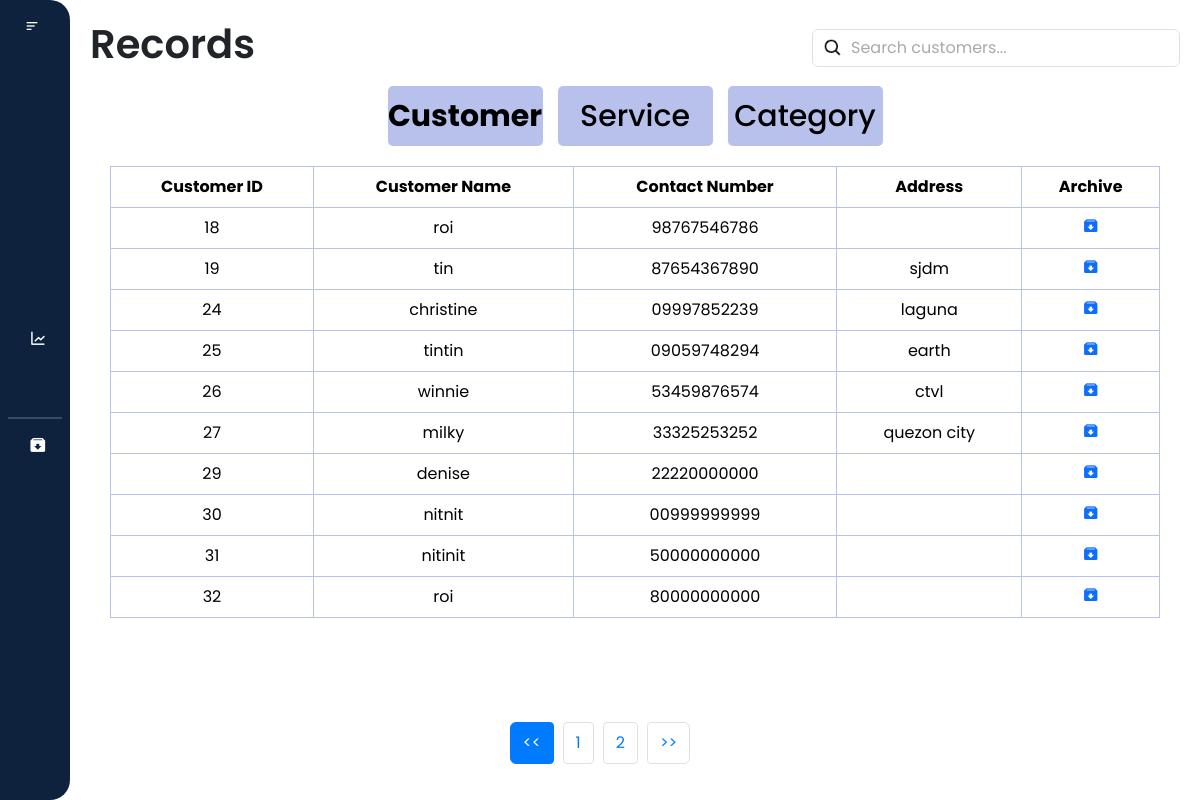
Before: /records/customer.php (signed in) with the older database file.
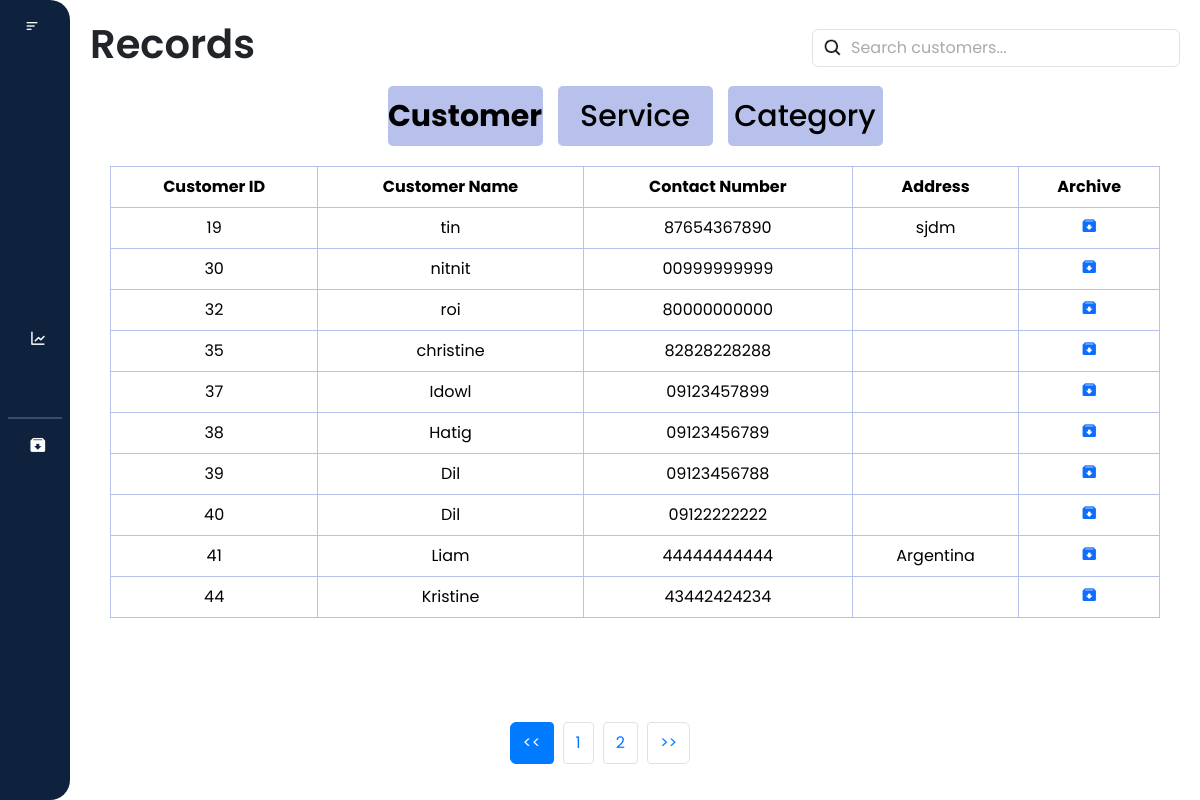
After: the same page with the newer database file.
### tables this page shows
CREATE TABLE `customer` (
  `customer_id` int(11) NOT NULL,
  `customer_name` varchar(255) NOT NULL,
  `contact_number` varchar(20) NOT NULL,
  `address` varchar(255) NOT NULL
);

### records/customer.php (the view, shortened to what the changed rows need)
<?php
require_once('customer_db.php');
?>
<!DOCTYPE html>
<html lang="en">
<head>
    <link href="https://cdn.jsdelivr.net/npm/bootstrap@5.3.3/dist/css/bootstrap.min.css" rel="stylesheet"
>
    <link href="https://cdn.lineicons.com/4.0/lineicons.css" rel="stylesheet" />
    <link href='https://unpkg.com/boxicons@2.1.4/css/boxicons.min.css' rel='stylesheet'>
    <link rel="stylesheet" href="customer.css">
</head>
<body>
    <div class="wrapper">
        <div class="main-content">
            <nav>
                <div class="d-flex justify-content-between align-items-center">
                    <h1>Records</h1>
                </div>
            </nav>
            <div class="table-responsive">
                <table class="table table-bordered text-center">
                    <thead>
                        <tr class="bg-dark text-white">
                            <th>Customer ID</th>
                            <th>Customer Name</th>
                            <th>Contact Number</th>
                            <th>Address</th>
                            <th>Archive</th>
                        </tr>
                    </thead>
                    <tbody id = "customer_table">
                       <?php
                        $query = "SELECT * FROM customer";
                        $result = mysqli_query($con, $query);
                        if ($result && $result->num_rows > 0) {
                            while ($row = mysqli_fetch_assoc($result)) {
                        ?>
                            <tr>
                                <td><?php echo $row['customer_id']; ?></td>
                                <td><?php echo $row['customer_name']; ?></td>
                                <td><?php echo $row['contact_number']; ?></td>
                                <td><?php echo $row['address']; ?></td>
                                <td>
                                    <a href="javascript:void(0);" class="archive-btn"
                                        data-id="<?php echo $row['customer_id']; ?>"
                                        data-name="<?php echo $row['customer_name']; ?>"
                                        data-contact="<?php echo $row['contact_number']; ?>"
                                        data-address="<?php echo $row['address']; ?>">
                                        <i class='bx bxs-archive-in'></i>
                                    </a>
                                </td>
                            </tr>
                        <?php
                            }
                        } else {
                        ?>
                    <tr>
                        <td colspan="5">No customer found.</td>
                    </tr>
                    <?php
                    }
                    ?>
                    </tbody>
                </table>
            </div>
        </div>
    </div>
</body>
</html>

Changed rows visible on the page:
removed customer: customer_id "18", customer_name "roi", contact_number "98767546786"
removed customer: customer_id "24", customer_name "christine", contact_number "09997852239", address "laguna"
removed customer: customer_id "25", customer_name "tintin", contact_number "09059748294", address "earth"
removed customer: customer_id "26", customer_name "winnie", contact_number "53459876574", address "ctvl"
removed customer: customer_id "27", customer_name "milky", contact_number "33325253252", address "quezon city"
removed customer: customer_id "29", customer_name "denise", contact_number "22220000000"
removed customer: customer_id "31", customer_name "nitinit", contact_number "50000000000"
now on this page (row unchanged): customer: customer_id "35", customer_name "christine", contact_number "82828228288"
now on this page (row unchanged): customer: customer_id "37", customer_name "Idowl", contact_number "09123457899"
now on this page (row unchanged): customer: customer_id "38", customer_name "Hatig", contact_number "09123456789"
now on this page (row unchanged): customer: customer_id "39", customer_name "Dil", contact_number "09123456788"
now on this page (row unchanged): customer: customer_id "40", customer_name "Dil", contact_number "09122222222"
now on this page (row unchanged): customer: customer_id "41", customer_name "Liam", contact_number "44444444444", address "Argentina"
added customer: customer_id "44", customer_name "Kristine", contact_number "43442424234"
